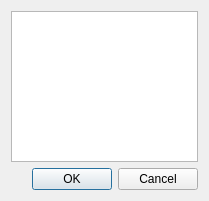
<?xml version="1.0" encoding="UTF-8"?>
<ui version="4.0">
 <class>WorkspaceSelectionDialog</class>
 <widget class="QDialog" name="WorkspaceSelectionDialog">
  <property name="geometry">
   <rect>
    <x>0</x>
    <y>0</y>
    <width>209</width>
    <height>201</height>
   </rect>
  </property>
  <property name="windowTitle">
   <string>Воркспейс</string>
  </property>
  <property name="modal">
   <bool>true</bool>
  </property>
  <layout class="QVBoxLayout" name="verticalLayout">
   <item>
    <widget class="QListWidget" name="workspaceList"/>
   </item>
   <item>
    <widget class="QDialogButtonBox" name="buttonBox">
     <property name="standardButtons">
      <set>QDialogButtonBox::Cancel|QDialogButtonBox::Ok</set>
     </property>
    </widget>
   </item>
  </layout>
 </widget>
 <resources/>
 <connections>
  <connection>
   <sender>buttonBox</sender>
   <signal>accepted()</signal>
   <receiver>WorkspaceSelectionDialog</receiver>
   <slot>accept()</slot>
   <hints>
    <hint type="sourcelabel">
     <x>104</x>
     <y>177</y>
    </hint>
    <hint type="destinationlabel">
     <x>104</x>
     <y>100</y>
    </hint>
   </hints>
  </connection>
  <connection>
   <sender>buttonBox</sender>
   <signal>rejected()</signal>
   <receiver>WorkspaceSelectionDialog</receiver>
   <slot>reject()</slot>
   <hints>
    <hint type="sourcelabel">
     <x>104</x>
     <y>177</y>
    </hint>
    <hint type="destinationlabel">
     <x>104</x>
     <y>100</y>
    </hint>
   </hints>
  </connection>
 </connections>
</ui>
